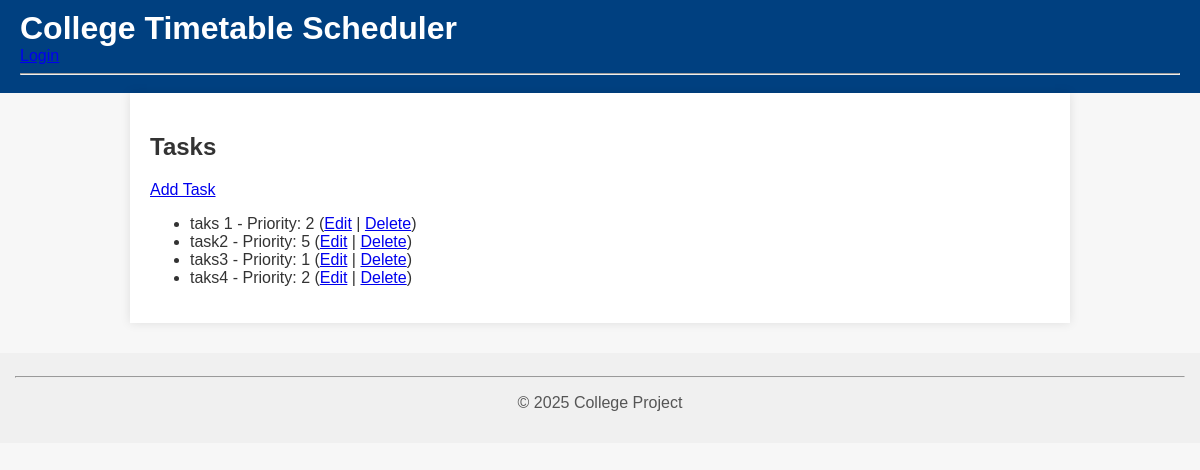
The app's page /scheduler/tasks/ with its own data.
### scheduler/models.py (models this page shows, shortened)
class Task(models.Model):
    user = models.ForeignKey(User, on_delete=models.CASCADE)
    title = models.CharField(max_length=200)
    priority = models.IntegerField()
    expected_duration = models.DurationField()
    date = models.DateField()
    scheduled_start_time = models.TimeField(null=True, blank=True)
    scheduled_end_time = models.TimeField(null=True, blank=True)
    completed = models.BooleanField(default=False)
    pending = models.BooleanField(default=False)

### scheduler/views.py (the view)
# urls.py: path('tasks/', views.task_list, name='task_list'),
def task_list(request):
    tasks = Task.objects.all()
    return render(request, 'admin_dashboard/task_list.html', {'tasks': tasks})

### templates/admin_dashboard/task_list.html (shortened to what this page needs)
{% extends 'base.html' %}
{% block content %}
<h2>Tasks</h2>
<a href="{% url 'task_add' %}">Add Task</a>
<ul>
  {% for task in tasks %}
    <li>{{ task.title }} - Priority: {{ task.priority }}
        (<a href="{% url 'task_edit' task.pk %}">Edit</a> |
         <a href="{% url 'task_delete' task.pk %}">Delete</a>)
    </li>
  {% empty %}
    <li>No tasks found.</li>
  {% endfor %}
</ul>
{% endblock %}

### static/css/style.css (style rules this page uses)
body { font-family: Arial, sans-serif; margin: 0; padding: 0; background-color: #f7f7f7; color: #333; }

### records on screen
Task: title "taks 1", priority "2"
Task: title "task2", priority "5"
Task: title "taks3", priority "1"
Task: title "taks4", priority "2"
